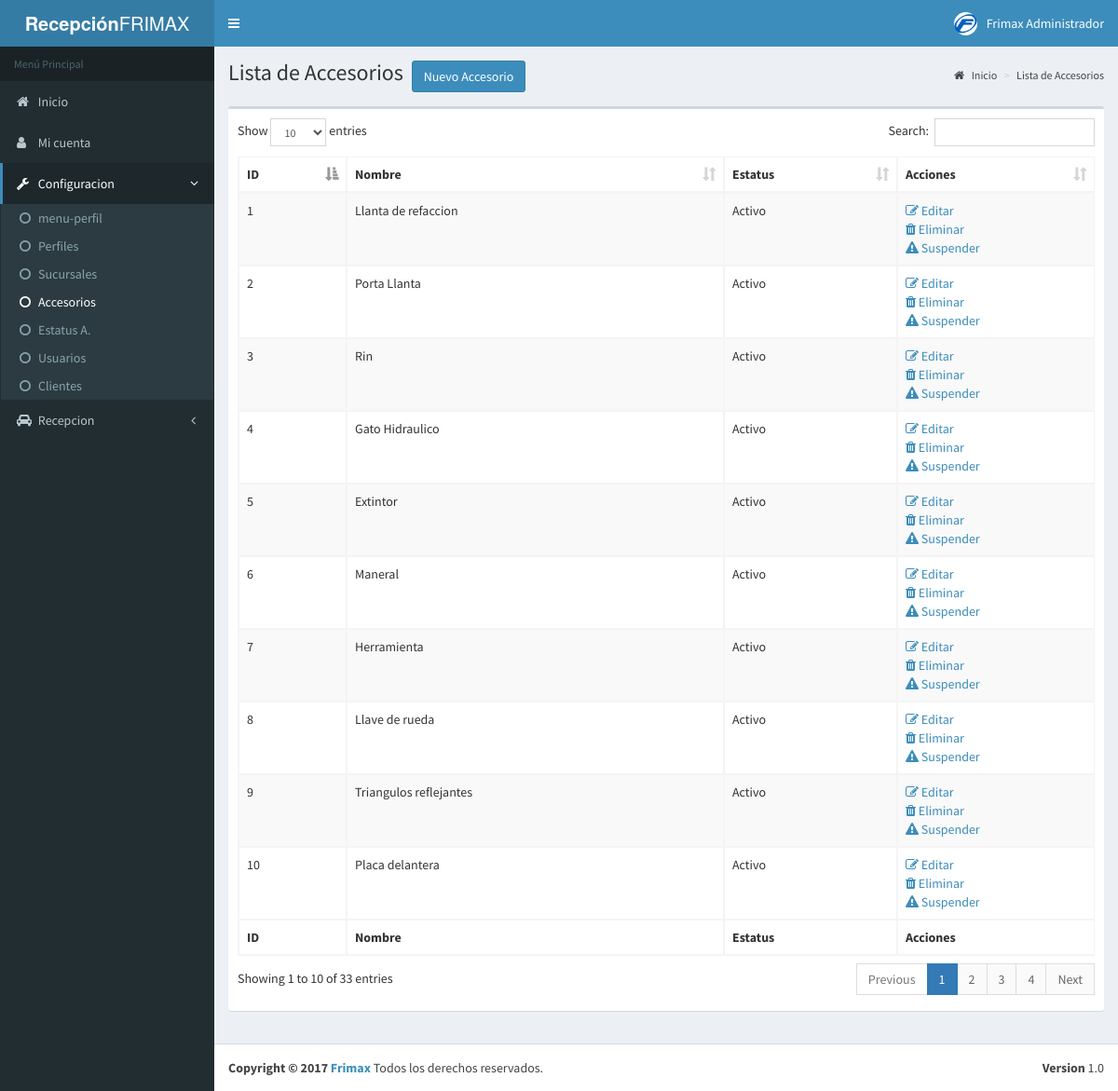
Page /accesorios.php (signed in) on the committed database.
### tables this page shows
CREATE TABLE IF NOT EXISTS `in_menu` (
  `id` int(11) NOT NULL AUTO_INCREMENT,
  `nombre` varchar(100) NOT NULL,
  `url` varchar(100) NOT NULL,
  `nivel` int(1) NOT NULL,
  `submenu` int(2) NOT NULL,
  `depende` int(11) NOT NULL,
  `seccion` varchar(100) NOT NULL,
  `icono` varchar(100) NOT NULL,
  `tipo` int(2) NOT NULL,
  PRIMARY KEY (`id`)
);

CREATE TABLE IF NOT EXISTS `in_accesorios` (
  `id` int(11) NOT NULL AUTO_INCREMENT,
  `nombre` varchar(100) NOT NULL,
  `status` int(11) NOT NULL,
  `columna` int(1) NOT NULL,
  PRIMARY KEY (`id`)
);

### include/clases/accesorios.php (the view, shortened to what the rows shown need)
<?php
include "base/pagina.php";
class accesorios extends pagina{
	public function __construct($section, $subsection=""){
		$this->seccion = $section;
		$this->subseccion = $subsection;
		$this->level = $_SESSION['nivel'];
		$this->idUser = $_SESSION['id'];
	}
	public function createPage(){
		if($this->idUser != ""){
			$dato = parent::supHalfPage().$this->contenido().parent::infHalfPage();
		}
		else{
			$dato =  parent::showLogin();
		}
		echo $dato;
	}
	private function contenido(){
		$dato = '
		<div class="content-wrapper">
			'.$this->getAlerts().$this->getTitulo().'
			<section class="content">
				<div class="row">
	            	<div class="col-xs-12">
	            		<div class="box">
	            			<div class="box-body">
	                  			<table id="example1" class="table table-bordered table-striped">
	                    			<thead>'.$this->getHeadTable().'</thead>
	                    			<tbody>';
	                    			$sql = $this->getSQL();
	                    			$sql = parent::query($sql);
	                    			while($inf = parent::fetch_array($sql)){
	                    				$status = $this->getStatus($inf['status']);
	                    				$botones = $this->getBotones($inf['status'], $inf['id']);
	                    				$dato .= '
	                    				<tr>
	                        				<td>'.$inf['id'].'</td>
					                        <td>'.utf8_encode($inf['nombre']).'</td>
					                        <td>'.$status.'</td>
					                        <td>'.$botones.'</td>
	                      				</tr>';
	                    			}
	                    			$dato .= '
	                      			</tbody>
	                    			<tfoot>'.$this->getHeadTable().'</tfoot>
	                  			</table>
	                		</div>
	              		</div>
	            	</div>
	            	'.$this->getFormNPerfil().$this->getFormEPerfil().'
	          	</div>
	        </section>
       	</div>';
	    return $dato;
	}
	private function getFormNPerfil(){
		$dato = '
		<div class="col-md-6 col-sm-12" id="formNPerfil" style="display:none">
            <div class="box-footer">
            	<div class="box-header">
                    <h3 class="box-title">Información Nuevo Accesorio</h3>
                </div>
                <div class="box-body">
                    <form role="form">
                        <div class="form-group">
                            <label>Nombre Accesorio</label>
                            <input type="text" class="form-control" id="nombre" name="nombre" placeholder="Escribe el nombre del accesorio"/>
                        </div>
                    </form>
                </div>
                <button type="button" class="btn btn-primary" id="addAccesorio">Guardar Nuevo Accesorio</button>
                <button type="button" class="btn btn-primary hideForms" >Cancelar</button>
            </div>
        </div>';
        return $dato;
	}
	private function getFormEPerfil(){
		$dato = '
		<div class="col-md-6 col-sm-12" id="formEPerfil" style="display:none">
            <div class="box-footer">
            	<div class="box-header">
                    <h3 class="box-title">Información Accesorio</h3>
                </div>
                <div class="box-body">
                    <form role="form">
                    	<input type="hidden" id="id" >
                        <div class="form-group">
                            <label>Nombre Accesorio</label>
                            <input type="text" class="form-control" id="nombreAcc" name="nombreAcc"/>
                        </div>
                    </form>
                </div>
                <button type="button" class="btn btn-primary" id="SendEditAccesorio">Guardar Accesorio</button>
                <button type="button" class="btn btn-primary hideForms">Cancelar</button>
            </div>
        </div>';
        return $dato;
	}
	private function getHeadTable(){
		$dato = '
		<tr>
			<th>ID</th>
	        <th>Nombre</th>
	        <th>Estatus</th>
	        <th>Acciones</th>
		</tr>';
		return $dato;
	}
	private function getSQL(){
		$sql = '
			SELECT * FROM in_accesorios ';
		return $sql;
	}
	private function getStatus($tipo){
		$dato = $tipo == 1 ? "Activo" : ($tipo == 2 ? "Inactivo" : "Eliminado");
		return $dato;
	}
	private function getBotones($tipo, $id){
		$dato = '
			<a href="#" class="editAccesorio" id="'.$id.'"><i class="fa fa-edit"></i> Editar </a><br />
			<a href="#" class="elimAccesorio" id="'.$id.'"><i class="fa fa-trash"></i> Eliminar </a><br />';
		if($tipo == 1){
			$dato .= '<a href="#" class="susAccesorio" id="'.$id.'"><i class="fa fa-warning"></i> Suspender </a><br />';
		}
		elseif($tipo == 2){
			$dato .= '<a href="#" class="actAccesorio" id="'.$id.'"><i class="fa fa-check"></i> Activar </a><br />';
		}
		elseif($tipo == 9 AND $this->level == "1"){
			$dato .= '<a href="#" class="actAccesorio" id="'.$id.'"><i class="fa fa-check"></i> Re-Activar </a><br />';
		}
		return $dato;
	}
	private function getTitulo(){
        $dato = '
        <section class="content-header">
          <h1>
            Lista de Accesorios
            <small><button type="button" class="btn btn-primary" id="showPerfil">Nuevo Accesorio</button></small>
          </h1>
          '.$this->getTimeLine().'
        </section>';
        return $dato;
    }
    private function getTimeLine(){
		$dato = '
        <ol class="breadcrumb">
            <li><a href="index.php"><i class="fa fa-home"></i> Inicio</a></li>
            <li><a href="#">Lista de Accesorios</a></li>
        </ol>';
        return $dato;
	}
	private function getAlerts(){
		$dato = '
		<div class="portlet-body">
            <div class="alert alert-success alert-dismissable" id="exito" style="display:none">
                <button type="button" class="close" data-dismiss="alert" aria-hidden="true"></button>
                <strong>Exito!</strong> La información ha sido almacenada de forma correcta</div>
            <div class="alert alert-warning alert-dismissable" id="warning" style="display:none">
                <strong>Cuidado!</strong> El usuario que intentas registrar, ya existe.</div>
            <div class="alert alert-danger alert-dismissable" id="error" style="display:none">
                <strong>Error!</strong> Hemos tenido un inconveniente, por favor intentalo mas tarde. </div>
        </div>';
        return $dato;
	}
}

### include/clases/base/pagina.php (shortened to what the rows shown need)
<?php
include "MySQL.php";
class pagina extends MySQL{
	public $seccion;
	public $subseccion;
	public $level;
	public $idUser;
	public function __construct($section, $subsection=""){
		$this->seccion = $section;
		$this->subseccion = $subsection;
		if(isset($_SESSION['nivel'])){
			$this->level = $_SESSION['nivel'];
			$this->idUser = $_SESSION['id'];
		}
	}
	private function getContentHeader(){
		$dato = '
		<head>'.
		$this->getMetas().
		$this->getCSS().'
		</head>';
		return $dato;
	}
	private function getMetas(){
		$dato = '
		<meta charset="utf-8" />
		<title>'.parent::getTitle().'</title>
		<meta http-equiv="X-UA-Compatible" content="IE=edge">
		<meta content="width=device-width, initial-scale=1, maximum-scale=1, user-scalable=no" name="viewport">
		<meta content="Preview page of Metronic Admin Theme #1 for statistics, charts, recent events and reports" name="description" />
		<meta content="" name="author" />';
		return $dato;
	}
	private function getCSS(){
		if($this->subseccion == "adminUsers" || $this->subseccion == "perfiles" || $this->subseccion == "sucursales" || $this->subseccion == "recepcion" || $this->subseccion == "accesorios" || $this->subseccion == "usuarios"){
			$dato = '
			<link href="'.parent::getPath().'bootstrap/css/bootstrap.min.css" rel="stylesheet" type="text/css" />
			<link href="https://maxcdn.bootstrapcdn.com/font-awesome/4.3.0/css/font-awesome.min.css" rel="stylesheet" type="text/css" />
			<link href="https://code.ionicframework.com/ionicons/2.0.1/css/ionicons.min.css" rel="stylesheet" type="text/css" />
			<link href="'.parent::getPath().'plugins/datatables/dataTables.bootstrap.css" rel="stylesheet" type="text/css" />
			<link href="'.parent::getPath().'dist/css/AdminLTE.min.css" rel="stylesheet" type="text/css" />
			<link href="'.parent::getPath().'dist/css/skins/_all-skins.min.css" rel="stylesheet" type="text/css" />
			<link href="'.parent::getPath().'css/style_form.css" rel="stylesheet" type="text/css" />
			<link href="'.parent::getPath().'css/estilos.css" rel="stylesheet" type="text/css" />';
		}
		return $dato;
	}
	private function getJS(){
		$dato = '
		<script src="'.parent::getPath().'plugins/jQuery/jQuery-2.1.4.min.js"></script>
		<script src="'.parent::getPath().'bootstrap/js/bootstrap.min.js" type="text/javascript"></script>
		<script src="'.parent::getPath().'js/funciones.js" type="text/javascript"></script>';
		if($this->subseccion == "adminUsers" || $this->subseccion == "perfiles" || $this->subseccion == "sucursales" || $this->subseccion == "recepcion" || $this->subseccion == "accesorios" || $this->subseccion == "usuarios"){
			$dato .= '
			<script src="'.parent::getPath().'plugins/datatables/jquery.dataTables.min.js" type="text/javascript"></script>
			<script src="'.parent::getPath().'plugins/datatables/dataTables.bootstrap.min.js" type="text/javascript"></script>
			<script src="'.parent::getPath().'plugins/slimScroll/jquery.slimscroll.min.js" type="text/javascript"></script>
			<script src="'.parent::getPath().'plugins/fastclick/fastclick.min.js"></script>
			<script src="'.parent::getPath().'dist/js/app.min.js" type="text/javascript"></script>
			<script type="text/javascript">
			$(function () {
				$("#example1").dataTable({});
				$("#lista-recepcion").dataTable({"aaSorting":[[5,"desc"]]});
				$("#example2").dataTable({"bPaginate": true,"bLengthChange": false,"bFilter": false,"bSort": false,"bInfo": true,"bAutoWidth": false });
				});
				</script>
				<script src="'.parent::getPath().'js/underscore-min.js" type="text/javascript"></script>
				<script src="'.parent::getPath().'js/funcion_form.js" type="text/javascript"></script>
				<script src="'.parent::getPath().'js/firmaUsuario.js" type="text/javascript"></script>';
			}
			$dato .= '
			<script src="'.parent::getPath().'dist/js/demo.js" type="text/javascript"></script>
			';
			return $dato;
		}
		private function getTopBar(){
			$nombre = parent::getNameUsuario($this->idUser);
			$nivel = parent::getNivelUsuario($this->level);
			$sucursal = parent::getSucursalUsuario($this->idUser);
			$dato = '
			<header class="main-header">
			<a href="'.parent::getPath().'" class="logo">
			<span class="logo-mini"><b>R</b>FR</span>
			<span class="logo-lg"><b>Recepción</b>FRIMAX</span>
			</a>
			<nav class="navbar navbar-static-top" role="navigation">
			<a href="#" class="sidebar-toggle" data-toggle="offcanvas" role="button">
			<span class="sr-only">Toggle navigation</span>
			</a>
			<div class="navbar-custom-menu">
			<ul class="nav navbar-nav">
			<li class="dropdown user user-menu">
			<a href="#" class="dropdown-toggle" data-toggle="dropdown">
			<img src="'.parent::getPath().'dist/img/logoFrimax.jpg" class="user-image" alt="User Image"/>
			<span class="hidden-xs">'.$nombre.'</span>
			</a>
			<ul class="dropdown-menu">
			<li class="user-header">
			<img src="'.parent::getPath().'dist/img/logoFrimax.jpg" class="img-circle" alt="User Image" />
			<p>
			'.$nombre.' <br />'.$nivel.'
			<small>'.$sucursal.'</small>
			</p>
			</li>
			<li class="user-footer">
			<div class="pull-left">
			<a href="#" class="btn btn-default btn-flat">Perfil</a>
			</div>
			<div class="pull-right">
			<a href="#" id="cerrarSesion" class="btn btn-default btn-flat">Cerrar Sesion</a>
			</div>
			</li>
			</ul>
			</li>
			</ul>
			</div>
			</nav>
			</header>';
			return $dato;
		}
		private function getSideMenu(){
			$dato = '
			<aside class="main-sidebar">
			<section class="sidebar">
			<ul class="sidebar-menu">
			<li class="header">Menú Principal</li>';
			$sql = parent::query('
				SELECT in_menu.nombre, in_menu.url, in_menu.submenu, in_menu.id, in_menu.seccion, in_menu.icono FROM rel_menu_nivel
				INNER JOIN in_menu ON in_menu.id = rel_menu_nivel.idMenu AND in_menu.nivel = 0
				WHERE rel_menu_nivel.idNivel = "'.$_SESSION['nivel'].'"
				ORDER BY rel_menu_nivel.idMenu ASC');
			while($inf = parent::fetch_array($sql)){
				if($inf['submenu'] > 0){
					$active = $inf['seccion'] == $this->seccion ? 'treeview active' : '';
					$sup = parent::query('
						SELECT in_menu.nombre, in_menu.url, in_menu.submenu, in_menu.seccion FROM rel_menu_nivel
						INNER JOIN in_menu ON in_menu.id = rel_menu_nivel.idMenu AND in_menu.nivel = 1 AND in_menu.depende = "'.$inf['id'].'"
						WHERE rel_menu_nivel.idNivel = "'.$_SESSION['nivel'].'"
						ORDER BY rel_menu_nivel.idMenu ASC');
					$dato .= '
					<li class="'.$active.'">
					<a href="#">
					'.$inf['icono'].'
					<span>'.$inf['nombre'].'</span>
					<i class="fa fa-angle-left pull-right"></i>
					</a>
					<ul class="treeview-menu">';
					while($supinf = parent::fetch_array($sup)){
						$supactive = $supinf['seccion'] == $this->subseccion ? 'active' : '';
						$dato .= '
						<li class="'.$supactive.'"><a href="'.$supinf['url'].'"><i class="fa fa-circle-o"></i>'.$supinf['nombre'].'</a></li>';
					}
					$dato .= '
					</ul>
					</li>';
				}
				else{
					$active = $inf['seccion'] == $this->section ? 'active' : '';
					$dato .= '
					<li class="'.$active.'">
					<a href="'.$inf['url'].'">
					'.$inf['icono'].' <span>'.$inf['nombre'].'</span>
					</a>
					</li>';
				}
			}
			$dato .= '
			</ul>
			</section>
			</aside>';
			return $dato;
		}
		private function getQuickSideBar(){
			$dato = '
			<a href="javascript:;" class="page-quick-sidebar-toggler">
			<i class="icon-login"></i>
			</a>';
			return $dato;
		}
		private function getFooter(){
			$dato = '
			<footer class="main-footer">
			<div class="pull-right hidden-xs">
			<b>Version</b> 1.0
			</div>
			<strong>Copyright &copy; 2017 <a href="frimax.mx">Frimax</a></strong> Todos los derechos reservados.
			</footer>';
			return $dato;
		}
		public function supHalfPage(){
			$dato = '
			<!DOCTYPE html>
			<html lang="es-MX">'.
			$this->getContentHeader().'
			<body class="skin-blue sidebar-mini">
			<div class="wrapper">'.
			$this->getTopBar().'
			<div class="page-container">'.
			$this->getSideMenu();
			return $dato;
		}
		public function infHalfPage(){
			$dato =
			$this->getQuickSideBar().'
			</div>'.
			$this->getFooter().'
			</div>'.
			$this->getJS().'
			</body>
			</html>';
			return $dato;
		}
	}

### rows in the picture
in_menu: nombre "Inicio"
in_menu: nombre "Mi cuenta"
in_menu: nombre "Configuracion"
in_menu: nombre "menu-perfil"
in_menu: nombre "Perfiles"
in_menu: nombre "Sucursales"
in_menu: nombre "Accesorios"
in_menu: nombre "Estatus A."
in_menu: nombre "Usuarios"
in_menu: nombre "Clientes"
in_menu: nombre "Recepcion"
in_accesorios: id "1", nombre "Llanta de refaccion", status "Activo"
in_accesorios: id "2", nombre "Porta Llanta", status "Activo"
in_accesorios: id "3", nombre "Rin", status "Activo"
in_accesorios: id "4", nombre "Gato Hidraulico", status "Activo"
in_accesorios: id "5", nombre "Extintor", status "Activo"
in_accesorios: id "6", nombre "Maneral", status "Activo"
in_accesorios: id "7", nombre "Herramienta", status "Activo"
in_accesorios: id "8", nombre "Llave de rueda", status "Activo"
in_accesorios: id "9", nombre "Triangulos reflejantes", status "Activo"
in_accesorios: id "10", nombre "Placa delantera", status "Activo"

### other values in the picture
$nombre "Frimax Administrador"
